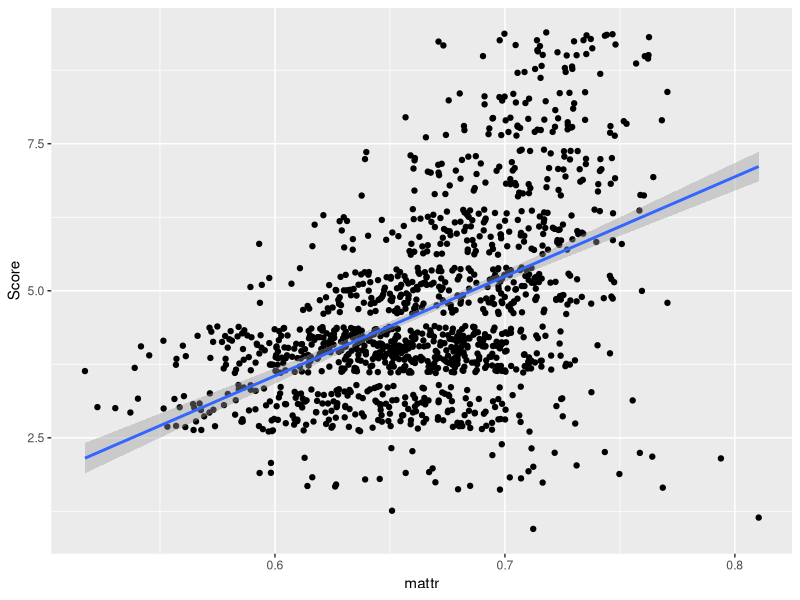
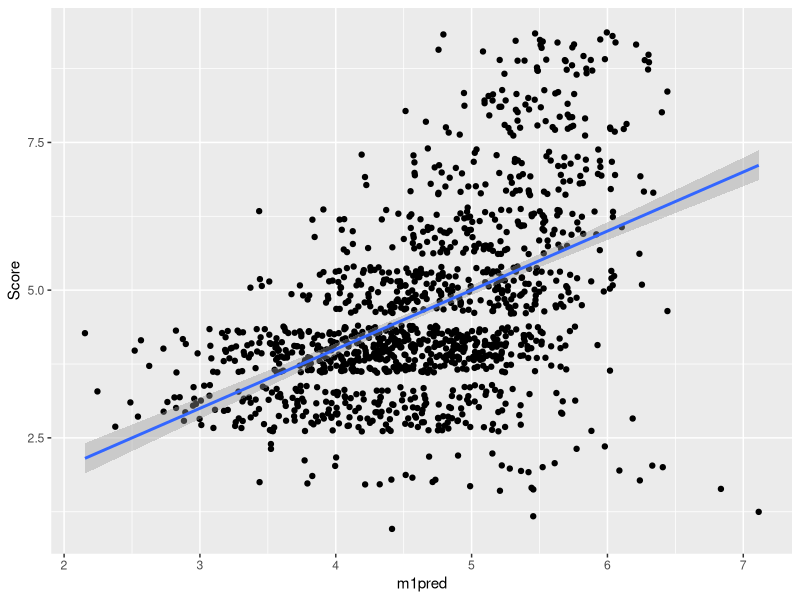
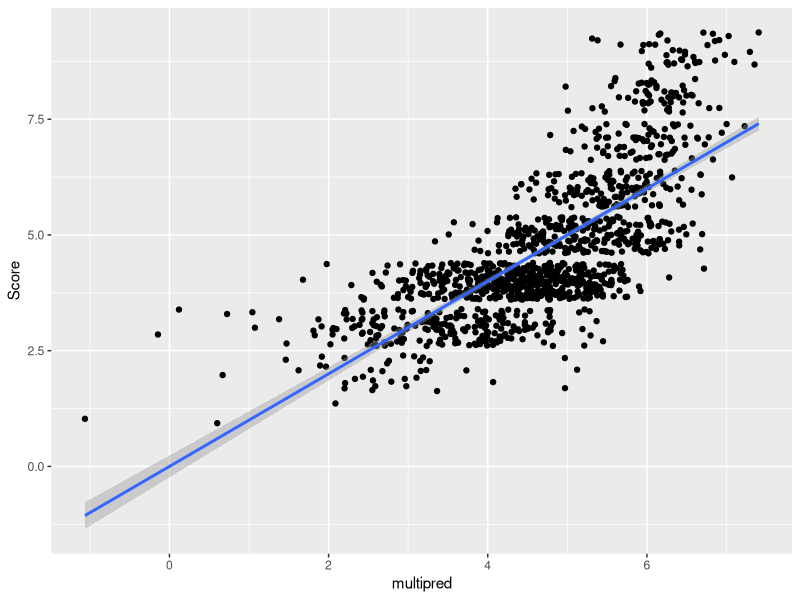

Generate these figures, in order, with R:
install.packages("ggplot2")
install.packages("dplyr")
library(dplyr)
library(ggplot2)

mydata <- read.csv("nict_processed_wscore.txt", sep = "\t")
summary(mydata) #get basic descriptive statistics

#create scatterplots
#mattr
ggplot(mydata, aes(y = Score, x = mattr)) +
  #geom_point() + #this can also be used
  geom_jitter() + #geom_jitter makes it easier to see overlapping points
  geom_smooth(method = "lm")

#add others here
#av_freq


#pos_prop


#neg_prop



# Run correlations:
cor(mydata$mattr,mydata$Score) #0.4877

#add others here
#av_freq


#pos_prop


#neg_prop

corr_matrix <- cor(select(mydata,-filename,-nwords))
print(corr_matrix)

## Run a linear regression

model1 <- lm(Score~mattr,data = mydata)
summary(model1)

### Visualize the results
mydata$m1pred <- predict(model1) #add values predicted by the model to the dataframe

ggplot(mydata, aes(y = Score, x = m1pred)) +
  #geom_point() + #this can also be used
  geom_jitter() + #geom_jitter makes it easier to see overlapping points
  geom_smooth(method = "lm")

#add others here
#av_freq


#pos_prop


#neg_prop

## Run a multiple regression

multi_model <- lm(Score~mattr + av_freq + neg_prop,data = mydata)
summary(multi_model)

#visualize the results

mydata$multipred <- predict(multi_model) #add values predicted by the model to the dataframe

ggplot(mydata, aes(y = Score, x = multipred)) +
  #geom_point() + #this can also be used
  geom_jitter() + #geom_jitter makes it easier to see overlapping points
  geom_smooth(method = "lm")